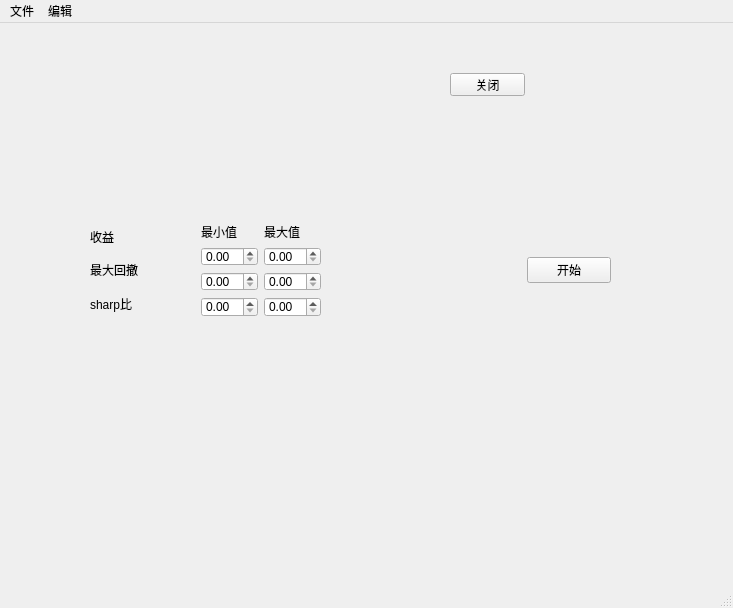
<?xml version="1.0" encoding="UTF-8"?>
<ui version="4.0">
 <class>MainWindow</class>
 <widget class="QMainWindow" name="MainWindow">
  <property name="geometry">
   <rect>
    <x>0</x>
    <y>0</y>
    <width>733</width>
    <height>608</height>
   </rect>
  </property>
  <property name="cursor">
   <cursorShape>ArrowCursor</cursorShape>
  </property>
  <property name="windowTitle">
   <string>MainWindow</string>
  </property>
  <widget class="QWidget" name="centralwidget">
   <widget class="QWidget" name="layoutWidget">
    <property name="geometry">
     <rect>
      <x>90</x>
      <y>200</y>
      <width>521</width>
      <height>94</height>
     </rect>
    </property>
    <layout class="QHBoxLayout" name="horizontalLayout">
     <item>
      <layout class="QVBoxLayout" name="verticalLayout">
       <item>
        <widget class="QLabel" name="label_all">
         <property name="text">
          <string>收益</string>
         </property>
        </widget>
       </item>
       <item>
        <widget class="QLabel" name="label_sharp">
         <property name="text">
          <string>最大回撤</string>
         </property>
        </widget>
       </item>
       <item>
        <widget class="QLabel" name="label_maxback">
         <property name="text">
          <string>sharp比</string>
         </property>
        </widget>
       </item>
      </layout>
     </item>
     <item>
      <spacer name="verticalSpacer">
       <property name="orientation">
        <enum>Qt::Vertical</enum>
       </property>
       <property name="sizeType">
        <enum>QSizePolicy::Preferred</enum>
       </property>
       <property name="sizeHint" stdset="0">
        <size>
         <width>20</width>
         <height>32</height>
        </size>
       </property>
      </spacer>
     </item>
     <item>
      <layout class="QGridLayout" name="gridLayout">
       <item row="2" column="1">
        <widget class="QDoubleSpinBox" name="doubleSpinBox_3"/>
       </item>
       <item row="2" column="0">
        <widget class="QDoubleSpinBox" name="doubleSpinBox_4"/>
       </item>
       <item row="3" column="0">
        <widget class="QDoubleSpinBox" name="doubleSpinBox_5"/>
       </item>
       <item row="1" column="0">
        <widget class="QDoubleSpinBox" name="doubleSpinBox"/>
       </item>
       <item row="0" column="0">
        <widget class="QLabel" name="label_4">
         <property name="text">
          <string>最小值</string>
         </property>
        </widget>
       </item>
       <item row="1" column="1">
        <widget class="QDoubleSpinBox" name="doubleSpinBox_2"/>
       </item>
       <item row="3" column="1">
        <widget class="QDoubleSpinBox" name="doubleSpinBox_6"/>
       </item>
       <item row="0" column="1">
        <widget class="QLabel" name="label_5">
         <property name="text">
          <string>最大值</string>
         </property>
        </widget>
       </item>
      </layout>
     </item>
     <item>
      <spacer name="verticalSpacer_2">
       <property name="orientation">
        <enum>Qt::Vertical</enum>
       </property>
       <property name="sizeType">
        <enum>QSizePolicy::Preferred</enum>
       </property>
       <property name="sizeHint" stdset="0">
        <size>
         <width>200</width>
         <height>32</height>
        </size>
       </property>
      </spacer>
     </item>
     <item>
      <widget class="QPushButton" name="ButtonCalc">
       <property name="text">
        <string>开始</string>
       </property>
      </widget>
     </item>
    </layout>
   </widget>
   <widget class="QPushButton" name="buttonClose">
    <property name="geometry">
     <rect>
      <x>450</x>
      <y>50</y>
      <width>75</width>
      <height>23</height>
     </rect>
    </property>
    <property name="text">
     <string>关闭</string>
    </property>
   </widget>
  </widget>
  <widget class="QMenuBar" name="menubar">
   <property name="geometry">
    <rect>
     <x>0</x>
     <y>0</y>
     <width>733</width>
     <height>23</height>
    </rect>
   </property>
   <widget class="QMenu" name="menu">
    <property name="title">
     <string>文件</string>
    </property>
    <addaction name="separator"/>
    <addaction name="fileOpen"/>
    <addaction name="fileNew"/>
    <addaction name="fileClose"/>
   </widget>
   <widget class="QMenu" name="menu_2">
    <property name="title">
     <string>编辑</string>
    </property>
   </widget>
   <addaction name="menu"/>
   <addaction name="menu_2"/>
  </widget>
  <widget class="QStatusBar" name="statusbar"/>
  <action name="fileOpen">
   <property name="text">
    <string>打开</string>
   </property>
  </action>
  <action name="fileNew">
   <property name="text">
    <string>新建</string>
   </property>
  </action>
  <action name="fileClose">
   <property name="text">
    <string>关闭</string>
   </property>
  </action>
 </widget>
 <tabstops>
  <tabstop>doubleSpinBox</tabstop>
  <tabstop>doubleSpinBox_2</tabstop>
  <tabstop>doubleSpinBox_4</tabstop>
  <tabstop>doubleSpinBox_3</tabstop>
  <tabstop>doubleSpinBox_5</tabstop>
  <tabstop>doubleSpinBox_6</tabstop>
  <tabstop>ButtonCalc</tabstop>
 </tabstops>
 <resources/>
 <connections>
  <connection>
   <sender>buttonClose</sender>
   <signal>clicked()</signal>
   <receiver>menubar</receiver>
   <slot>close()</slot>
   <hints>
    <hint type="sourcelabel">
     <x>487</x>
     <y>84</y>
    </hint>
    <hint type="destinationlabel">
     <x>366</x>
     <y>11</y>
    </hint>
   </hints>
  </connection>
 </connections>
</ui>
